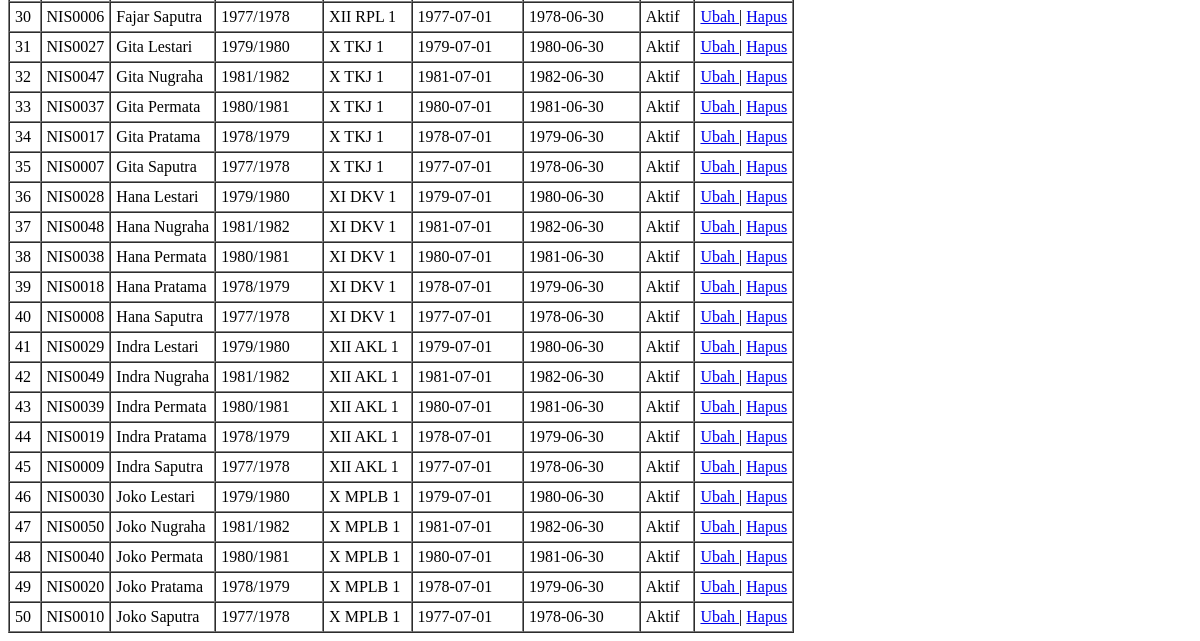
Page /penempatan_siswa.php (signed in, lower part) on the earlier database version.
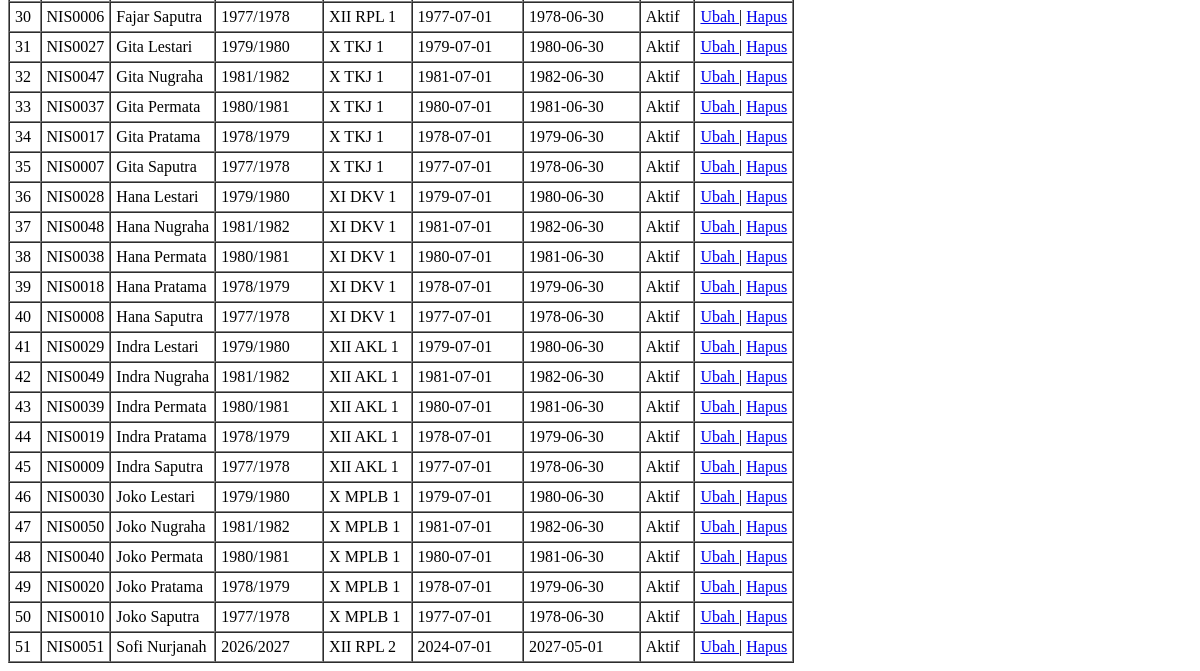
Same page on the later database version.
### tables this page shows
CREATE TABLE `t_kelas_siswa` (
  `id` int(11) NOT NULL,
  `siswa_id` int(11) NOT NULL,
  `tahun_ajaran_id` int(11) NOT NULL,
  `kelas_id` int(11) NOT NULL,
  `tanggal_mulai` date NOT NULL,
  `tanggal_selesai` date NOT NULL,
  `status_aktif` tinyint(1) NOT NULL,
  `created_at` timestamp NOT NULL DEFAULT current_timestamp(),
  `updated_at` timestamp NOT NULL DEFAULT current_timestamp()
);

CREATE TABLE `t_siswa` (
  `id` int(11) NOT NULL,
  `nis` varchar(30) NOT NULL,
  `nisn` varchar(20) NOT NULL,
  `nama` varchar(150) NOT NULL,
  `jenis_kelamin` char(1) NOT NULL,
  `tanggal_lahir` date NOT NULL,
  `alamat` text NOT NULL,
  `status_aktif` tinyint(1) NOT NULL,
  `created_at` timestamp NOT NULL DEFAULT current_timestamp(),
  `updated_at` timestamp NOT NULL DEFAULT current_timestamp()
);

CREATE TABLE `t_tahun_ajaran` (
  `id` int(11) NOT NULL,
  `nama` varchar(20) NOT NULL,
  `tanggal_mulai` date NOT NULL,
  `tanggal_selesai` date NOT NULL,
  `status_aktif` tinyint(1) NOT NULL,
  `created_at` timestamp NOT NULL DEFAULT current_timestamp(),
  `updated_at` timestamp NOT NULL DEFAULT current_timestamp()
);

CREATE TABLE `t_kelas` (
  `id` int(11) NOT NULL,
  `nama` varchar(100) NOT NULL,
  `tingkat` varchar(20) NOT NULL,
  `jurusan` varchar(100) NOT NULL,
  `status_aktif` tinyint(1) NOT NULL,
  `created_at` timestamp NOT NULL DEFAULT current_timestamp(),
  `updated_at` timestamp NOT NULL DEFAULT current_timestamp()
);

### penempatan_siswa.php (the view, shortened to what this page needs)
<?php
include "config/koneksi.php";
$role = $_SESSION['role'];
?>
<!DOCTYPE html>
<html>
<head>
</head>
<body>
<table border="1" cellpadding="5" cellspacing="0">
    <?php
    $query = mysqli_query($koneksi, "
        SELECT
            t_kelas_siswa.*,
            t_siswa.nis,
            t_siswa.nama AS nama_siswa,
            t_kelas.nama AS nama_kelas,
            t_tahun_ajaran.nama AS nama_tahun
        FROM t_kelas_siswa
        INNER JOIN t_siswa
            ON t_kelas_siswa.siswa_id = t_siswa.id
        INNER JOIN t_kelas
            ON t_kelas_siswa.kelas_id = t_kelas.id
        INNER JOIN t_tahun_ajaran
            ON t_kelas_siswa.tahun_ajaran_id = t_tahun_ajaran.id
        ORDER BY t_siswa.nama ASC
    ");
    $no = 1;
    while ($row = mysqli_fetch_assoc($query)) {
    ?>
        <tr>
            <td>
                <?php echo $no; ?>
            </td>
            <td>
                <?php echo $row['nis']; ?>
            </td>
            <td>
                <?php echo $row['nama_siswa']; ?>
            </td>
            <td>
                <?php echo $row['nama_tahun']; ?>
            </td>
            <td>
                <?php echo $row['nama_kelas']; ?>
            </td>
            <td>
                <?php echo $row['tanggal_mulai']; ?>
            </td>
            <td>
                <?php echo $row['tanggal_selesai']; ?>
            </td>
            <td>
                <?php
                if ($row['status_aktif'] == 1) {
                    echo "Aktif";
                } else {
                    echo "Tidak Aktif";
                }
                ?>
            </td>
            <?php if ($role == "admin") { ?>
                <td>
                    <a href="penempatan_siswa.php?edit=<?php echo $row['id']; ?>">
                        Ubah
                    </a>
                    |
                    <a href="penempatan_siswa.php?hapus=<?php echo $row['id']; ?>"
                       onclick="return confirm('Yakin ingin menghapus penempatan siswa ini?')">
                        Hapus
                    </a>
                </td>
            <?php } ?>
        </tr>
    <?php
        $no++;
    }
    ?>
</table>
</body>
</html>

Differences in the rows shown:
added t_kelas_siswa: siswa.nis "NIS0051", siswa.nama "Sofi Nurjanah", tahun_ajaran.nama "2026/2027", kelas.nama "XII RPL 2", tanggal_mulai "2024-07-01", tanggal_selesai "2027-05-01", status_aktif "Aktif"
